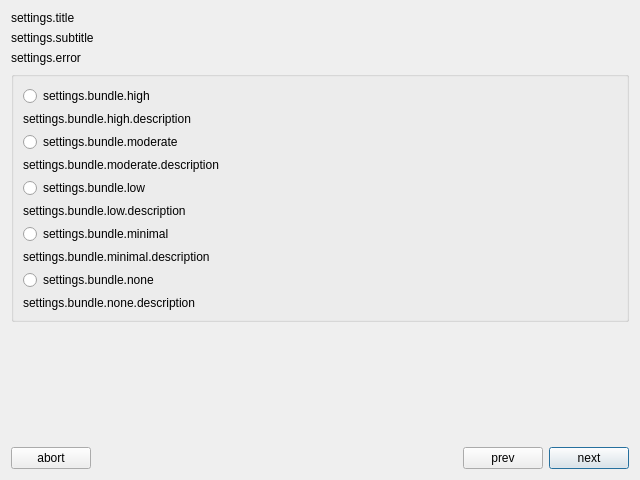
<?xml version="1.0" encoding="UTF-8"?>
<ui version="4.0">
 <class>settingsPage</class>
 <widget class="SettingsPage" name="settingsPage">
  <property name="geometry">
   <rect>
    <x>0</x>
    <y>0</y>
    <width>640</width>
    <height>480</height>
   </rect>
  </property>
  <layout class="QVBoxLayout" name="verticalLayout">
   <item>
    <layout class="QHBoxLayout" name="horizontalLayout">
     <item>
      <widget class="QLabel" name="title">
       <property name="text">
        <string>settings.title</string>
       </property>
      </widget>
     </item>
    </layout>
   </item>
   <item>
    <widget class="QLabel" name="label">
     <property name="text">
      <string>settings.subtitle</string>
     </property>
    </widget>
   </item>
   <item>
    <widget class="QLabel" name="error">
     <property name="text">
      <string>settings.error</string>
     </property>
     <property name="openExternalLinks">
      <bool>true</bool>
     </property>
     <property name="class" stdset="0">
      <string>error QLabel</string>
     </property>
    </widget>
   </item>
   <item>
    <widget class="QGroupBox" name="groupBox">
     <property name="title">
      <string/>
     </property>
     <layout class="QVBoxLayout" name="verticalLayout_2">
      <item>
       <widget class="QRadioButton" name="level1">
        <property name="text">
         <string>settings.bundle.high</string>
        </property>
        <property name="class" stdset="0">
         <string>settings-bundle-high QRadioButton</string>
        </property>
       </widget>
      </item>
      <item>
       <widget class="QLabel" name="label_3">
        <property name="text">
         <string>settings.bundle.high.description</string>
        </property>
        <property name="class" stdset="0">
         <string>description QLabel</string>
        </property>
       </widget>
      </item>
      <item>
       <widget class="QRadioButton" name="level2">
        <property name="text">
         <string>settings.bundle.moderate</string>
        </property>
        <property name="class" stdset="0">
         <string>settings-bundle-moderate QRadioButton</string>
        </property>
       </widget>
      </item>
      <item>
       <widget class="QLabel" name="label_4">
        <property name="text">
         <string>settings.bundle.moderate.description</string>
        </property>
        <property name="class" stdset="0">
         <string>description QLabel</string>
        </property>
       </widget>
      </item>
      <item>
       <widget class="QRadioButton" name="level3">
        <property name="text">
         <string>settings.bundle.low</string>
        </property>
        <property name="class" stdset="0">
         <string>settings-bundle-low QRadioButton</string>
        </property>
       </widget>
      </item>
      <item>
       <widget class="QLabel" name="label_5">
        <property name="text">
         <string>settings.bundle.low.description</string>
        </property>
        <property name="class" stdset="0">
         <string>description QLabel</string>
        </property>
       </widget>
      </item>
      <item>
       <widget class="QRadioButton" name="level4">
        <property name="text">
         <string>settings.bundle.minimal</string>
        </property>
        <property name="class" stdset="0">
         <string>settings-bundle-minimal QRadioButton</string>
        </property>
       </widget>
      </item>
      <item>
       <widget class="QLabel" name="label_6">
        <property name="text">
         <string>settings.bundle.minimal.description</string>
        </property>
        <property name="class" stdset="0">
         <string>description QLabel</string>
        </property>
       </widget>
      </item>
      <item>
       <widget class="QRadioButton" name="level5">
        <property name="text">
         <string>settings.bundle.none</string>
        </property>
        <property name="class" stdset="0">
         <string>settings-bundle-none QRadioButton</string>
        </property>
       </widget>
      </item>
      <item>
       <widget class="QLabel" name="label_2">
        <property name="text">
         <string>settings.bundle.none.description</string>
        </property>
        <property name="class" stdset="0">
         <string>description QLabel</string>
        </property>
       </widget>
      </item>
     </layout>
    </widget>
   </item>
   <item>
    <spacer name="verticalSpacer">
     <property name="orientation">
      <enum>Qt::Vertical</enum>
     </property>
     <property name="sizeHint" stdset="0">
      <size>
       <width>20</width>
       <height>40</height>
      </size>
     </property>
    </spacer>
   </item>
   <item>
    <layout class="QHBoxLayout" name="horizontalLayout_2">
     <item>
      <widget class="QPushButton" name="abort">
       <property name="text">
        <string>abort</string>
       </property>
      </widget>
     </item>
     <item>
      <spacer name="horizontalSpacer">
       <property name="orientation">
        <enum>Qt::Horizontal</enum>
       </property>
       <property name="sizeHint" stdset="0">
        <size>
         <width>40</width>
         <height>20</height>
        </size>
       </property>
      </spacer>
     </item>
     <item>
      <widget class="QPushButton" name="prev">
       <property name="text">
        <string>prev</string>
       </property>
      </widget>
     </item>
     <item>
      <widget class="QPushButton" name="next">
       <property name="text">
        <string>next</string>
       </property>
       <property name="autoDefault">
        <bool>true</bool>
       </property>
       <property name="default">
        <bool>true</bool>
       </property>
      </widget>
     </item>
    </layout>
   </item>
  </layout>
 </widget>
 <customwidgets>
  <customwidget>
   <class>SettingsPage</class>
   <extends>QWidget</extends>
   <header>settingspage.h</header>
   <container>1</container>
  </customwidget>
 </customwidgets>
 <resources/>
 <connections>
  <connection>
   <sender>next</sender>
   <signal>clicked()</signal>
   <receiver>settingsPage</receiver>
   <slot>nextPage()</slot>
   <hints>
    <hint type="sourcelabel">
     <x>592</x>
     <y>458</y>
    </hint>
    <hint type="destinationlabel">
     <x>319</x>
     <y>239</y>
    </hint>
   </hints>
  </connection>
  <connection>
   <sender>prev</sender>
   <signal>clicked()</signal>
   <receiver>settingsPage</receiver>
   <slot>prevPage()</slot>
   <hints>
    <hint type="sourcelabel">
     <x>511</x>
     <y>458</y>
    </hint>
    <hint type="destinationlabel">
     <x>319</x>
     <y>239</y>
    </hint>
   </hints>
  </connection>
  <connection>
   <sender>abort</sender>
   <signal>clicked()</signal>
   <receiver>settingsPage</receiver>
   <slot>gotoMainPage()</slot>
   <hints>
    <hint type="sourcelabel">
     <x>47</x>
     <y>458</y>
    </hint>
    <hint type="destinationlabel">
     <x>319</x>
     <y>239</y>
    </hint>
   </hints>
  </connection>
 </connections>
</ui>
